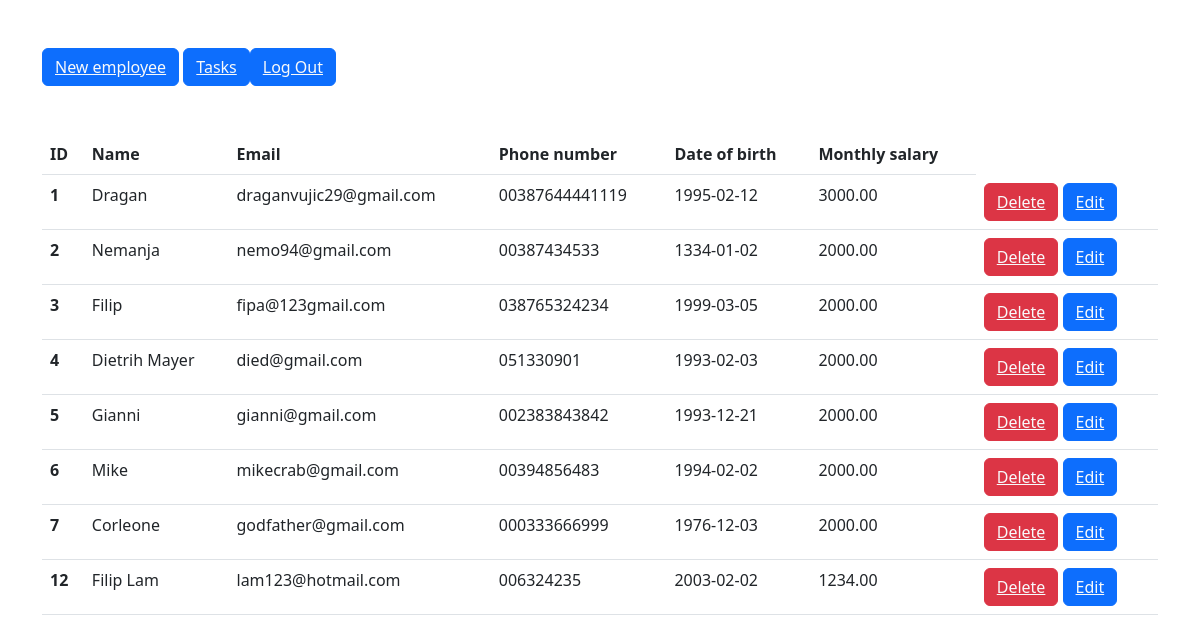
Page /employees.php on the committed database.
### tables this page shows
CREATE TABLE `employee` (
  `id` int(11) NOT NULL,
  `full_name` varchar(255) NOT NULL,
  `email` varchar(255) NOT NULL,
  `phone_number` varchar(20) NOT NULL,
  `date_of_birth` date NOT NULL,
  `monthly_salary` decimal(10,2) NOT NULL,
  `user_type` enum('admin','employee') NOT NULL DEFAULT 'employee'
);

### employees.php (the view, shortened to what this page needs)
<?php
    include 'includes/db.php';
?>
<!DOCTYPE html>
<html lang="en">
<head>
    <link href="https://cdn.jsdelivr.net/npm/bootstrap@5.2.3/dist/css/bootstrap.min.css" rel="stylesheet">
</head>
<body>
<div class="container">
    <button class="btn btn-primary my-5"><a href="add_employees.php" class="text-light">New employee</a></button>
    <table class="table">
  <thead>
    <tr>
      <th scope="col">ID</th>
      <th scope="col">Name</th>
      <th scope="col">Email</th>
      <th scope="col">Phone number</th>
      <th scope="col">Date of birth</th>
      <th scope="col">Monthly salary</th>
    </tr>
  </thead>
  <tbody>
  <?php
    $sql = "SELECT * FROM `employee`";
    $result = mysqli_query($conn, $sql);
    if ($result) {
        while($row = mysqli_fetch_assoc($result)) {
            $id = $row['id'];
            $name = $row['full_name'];
            $email = $row['email'];
            $phoneNumber = $row['phone_number'];
            $birthday = $row['date_of_birth'];
            $salary = $row['monthly_salary'];
            echo ' <tr>
            <th scope="row">'.$id.'</th>
            <td>'.$name.'</td>
            <td>'.$email.'</td>
            <td>'.$phoneNumber.'</td>
            <td>'.$birthday.'</td>
            <td>'.$salary.'</td>
            <td>
            <button class="btn btn-danger"><a href="delete_employee.php?deleteid='.$id.'" class="text-light">Delete</a></button>
            <button class="btn btn-primary"><a href="edit_employee.php?editid='.$id.'" class="text-light">Edit</a></button>
            </td>
          </tr>';
        }
    }
  ?>
  <button class="btn btn-primary my-5"><a href="tasks.php" class="text-light">Tasks</a></button>
 <button class="btn btn-primary my-5"><a href="logout.php" class="text-light">Log Out</a></button>
  </tbody>
</table>
</div>
</body>
</html>

### rows in the picture
employee: id "1", full_name "Dragan", email "draganvujic29@gmail.com", phone_number "00387644441119", date_of_birth "1995-02-12", monthly_salary "3000.00"
employee: id "2", full_name "Nemanja", email "nemo94@gmail.com", phone_number "00387434533", date_of_birth "1334-01-02", monthly_salary "2000.00"
employee: id "3", full_name "Filip", email "fipa@123gmail.com", phone_number "038765324234", date_of_birth "1999-03-05", monthly_salary "2000.00"
employee: id "4", full_name "Dietrih Mayer", email "died@gmail.com", phone_number "051330901", date_of_birth "1993-02-03", monthly_salary "2000.00"
employee: id "5", full_name "Gianni", email "gianni@gmail.com", phone_number "002383843842", date_of_birth "1993-12-21", monthly_salary "2000.00"
employee: id "6", full_name "Mike", email "mikecrab@gmail.com", phone_number "00394856483", date_of_birth "1994-02-02", monthly_salary "2000.00"
employee: id "7", full_name "Corleone", email "godfather@gmail.com", phone_number "000333666999", date_of_birth "1976-12-03", monthly_salary "2000.00"
employee: id "12", full_name "Filip Lam", email "lam123@hotmail.com", phone_number "006324235", date_of_birth "2003-02-02", monthly_salary "1234.00"
